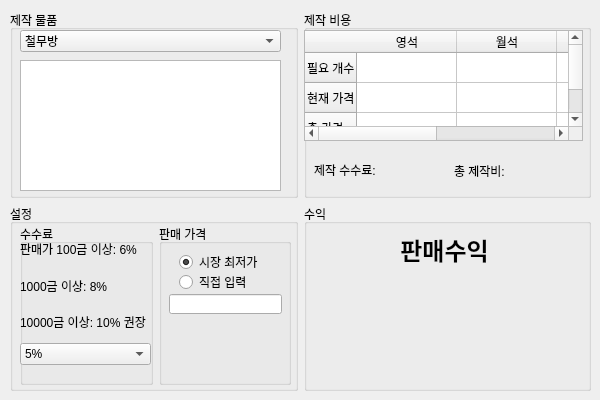
<?xml version="1.0" encoding="UTF-8"?>
<ui version="4.0">
 <class>Dialog</class>
 <widget class="QDialog" name="Dialog">
  <property name="geometry">
   <rect>
    <x>0</x>
    <y>0</y>
    <width>600</width>
    <height>400</height>
   </rect>
  </property>
  <property name="minimumSize">
   <size>
    <width>600</width>
    <height>400</height>
   </size>
  </property>
  <property name="maximumSize">
   <size>
    <width>600</width>
    <height>400</height>
   </size>
  </property>
  <property name="windowTitle">
   <string>Dialog</string>
  </property>
  <widget class="QWidget" name="gridLayoutWidget">
   <property name="geometry">
    <rect>
     <x>10</x>
     <y>10</y>
     <width>581</width>
     <height>381</height>
    </rect>
   </property>
   <layout class="QGridLayout" name="gridLayout">
    <item row="0" column="0">
     <widget class="QGroupBox" name="groupBox">
      <property name="title">
       <string>제작 물품</string>
      </property>
      <widget class="QListWidget" name="listWidget_products">
       <property name="geometry">
        <rect>
         <x>10</x>
         <y>50</y>
         <width>261</width>
         <height>131</height>
        </rect>
       </property>
       <property name="dragEnabled">
        <bool>false</bool>
       </property>
      </widget>
      <widget class="QComboBox" name="cb_production_team">
       <property name="geometry">
        <rect>
         <x>10</x>
         <y>20</y>
         <width>261</width>
         <height>22</height>
        </rect>
       </property>
       <item>
        <property name="text">
         <string>철무방</string>
        </property>
       </item>
       <item>
        <property name="text">
         <string>만금당</string>
        </property>
       </item>
       <item>
        <property name="text">
         <string>성군당</string>
        </property>
       </item>
       <item>
        <property name="text">
         <string>약왕원</string>
        </property>
       </item>
       <item>
        <property name="text">
         <string>일미문</string>
        </property>
       </item>
       <item>
        <property name="text">
         <string>태상문</string>
        </property>
       </item>
      </widget>
     </widget>
    </item>
    <item row="1" column="1">
     <widget class="QGroupBox" name="groupBox_4">
      <property name="title">
       <string>수익</string>
      </property>
      <widget class="QLabel" name="label_5">
       <property name="geometry">
        <rect>
         <x>50</x>
         <y>20</y>
         <width>181</width>
         <height>51</height>
        </rect>
       </property>
       <property name="font">
        <font>
         <family>맑은 고딕</family>
        </font>
       </property>
       <property name="text">
        <string>&lt;html&gt;&lt;head/&gt;&lt;body&gt;&lt;p align=&quot;center&quot;&gt;&lt;span style=&quot; font-size:18pt; font-weight:600;&quot;&gt;판매수익&lt;/span&gt;&lt;/p&gt;&lt;/body&gt;&lt;/html&gt;</string>
       </property>
      </widget>
      <widget class="QLabel" name="lbl_revenue">
       <property name="geometry">
        <rect>
         <x>20</x>
         <y>90</y>
         <width>251</width>
         <height>41</height>
        </rect>
       </property>
       <property name="font">
        <font>
         <family>맑은 고딕</family>
         <pointsize>14</pointsize>
         <weight>75</weight>
         <bold>true</bold>
        </font>
       </property>
       <property name="text">
        <string>&lt;html&gt;&lt;head/&gt;&lt;body&gt;&lt;p align=&quot;center&quot;&gt;&lt;br/&gt;&lt;/p&gt;&lt;/body&gt;&lt;/html&gt;</string>
       </property>
       <property name="alignment">
        <set>Qt::AlignCenter</set>
       </property>
      </widget>
     </widget>
    </item>
    <item row="1" column="0">
     <widget class="QGroupBox" name="groupBox_3">
      <property name="title">
       <string>설정</string>
      </property>
      <widget class="QWidget" name="horizontalLayoutWidget">
       <property name="geometry">
        <rect>
         <x>10</x>
         <y>20</y>
         <width>271</width>
         <height>161</height>
        </rect>
       </property>
       <layout class="QHBoxLayout" name="horizontalLayout">
        <item>
         <widget class="QGroupBox" name="groupBox_5">
          <property name="title">
           <string>수수료</string>
          </property>
          <widget class="QWidget" name="verticalLayoutWidget_2">
           <property name="geometry">
            <rect>
             <x>0</x>
             <y>10</y>
             <width>131</width>
             <height>151</height>
            </rect>
           </property>
           <layout class="QVBoxLayout" name="verticalLayout_2">
            <property name="bottomMargin">
             <number>20</number>
            </property>
            <item>
             <widget class="QLabel" name="label">
              <property name="text">
               <string>판매가 100금 이상: 6%</string>
              </property>
             </widget>
            </item>
            <item>
             <widget class="QLabel" name="label_3">
              <property name="text">
               <string>1000금 이상: 8%</string>
              </property>
             </widget>
            </item>
            <item>
             <widget class="QLabel" name="label_4">
              <property name="text">
               <string>10000금 이상: 10% 권장</string>
              </property>
             </widget>
            </item>
            <item>
             <widget class="QComboBox" name="cb_charge">
              <item>
               <property name="text">
                <string>5%</string>
               </property>
              </item>
              <item>
               <property name="text">
                <string>6%</string>
               </property>
              </item>
              <item>
               <property name="text">
                <string>7%</string>
               </property>
              </item>
              <item>
               <property name="text">
                <string>8%</string>
               </property>
              </item>
              <item>
               <property name="text">
                <string>9%</string>
               </property>
              </item>
              <item>
               <property name="text">
                <string>10%</string>
               </property>
              </item>
              <item>
               <property name="text">
                <string>11%</string>
               </property>
              </item>
             </widget>
            </item>
           </layout>
          </widget>
         </widget>
        </item>
        <item>
         <widget class="QGroupBox" name="groupBox_6">
          <property name="title">
           <string>판매 가격</string>
          </property>
          <widget class="QRadioButton" name="rb_lowest">
           <property name="geometry">
            <rect>
             <x>20</x>
             <y>30</y>
             <width>90</width>
             <height>16</height>
            </rect>
           </property>
           <property name="text">
            <string>시장 최저가</string>
           </property>
           <property name="checkable">
            <bool>true</bool>
           </property>
           <property name="checked">
            <bool>true</bool>
           </property>
          </widget>
          <widget class="QRadioButton" name="rb_direct">
           <property name="geometry">
            <rect>
             <x>20</x>
             <y>50</y>
             <width>90</width>
             <height>16</height>
            </rect>
           </property>
           <property name="text">
            <string>직접 입력</string>
           </property>
          </widget>
          <widget class="QLineEdit" name="le_price">
           <property name="geometry">
            <rect>
             <x>10</x>
             <y>70</y>
             <width>113</width>
             <height>20</height>
            </rect>
           </property>
           <property name="contextMenuPolicy">
            <enum>Qt::DefaultContextMenu</enum>
           </property>
          </widget>
          <widget class="QLabel" name="lbl_product_count">
           <property name="geometry">
            <rect>
             <x>10</x>
             <y>100</y>
             <width>111</width>
             <height>21</height>
            </rect>
           </property>
           <property name="font">
            <font>
             <family>맑은 고딕</family>
            </font>
           </property>
           <property name="text">
            <string/>
           </property>
           <property name="alignment">
            <set>Qt::AlignCenter</set>
           </property>
          </widget>
          <widget class="QLabel" name="lbl_all_price">
           <property name="geometry">
            <rect>
             <x>10</x>
             <y>130</y>
             <width>111</width>
             <height>21</height>
            </rect>
           </property>
           <property name="font">
            <font>
             <family>맑은 고딕</family>
            </font>
           </property>
           <property name="text">
            <string/>
           </property>
           <property name="alignment">
            <set>Qt::AlignCenter</set>
           </property>
          </widget>
         </widget>
        </item>
       </layout>
      </widget>
     </widget>
    </item>
    <item row="0" column="1">
     <widget class="QGroupBox" name="groupBox_2">
      <property name="title">
       <string>제작 비용</string>
      </property>
      <widget class="QTableWidget" name="tableWidget">
       <property name="geometry">
        <rect>
         <x>0</x>
         <y>20</y>
         <width>279</width>
         <height>111</height>
        </rect>
       </property>
       <property name="sizePolicy">
        <sizepolicy hsizetype="Minimum" vsizetype="Minimum">
         <horstretch>0</horstretch>
         <verstretch>0</verstretch>
        </sizepolicy>
       </property>
       <property name="sizeAdjustPolicy">
        <enum>QAbstractScrollArea::AdjustIgnored</enum>
       </property>
       <attribute name="horizontalHeaderVisible">
        <bool>true</bool>
       </attribute>
       <attribute name="horizontalHeaderCascadingSectionResizes">
        <bool>false</bool>
       </attribute>
       <attribute name="horizontalHeaderStretchLastSection">
        <bool>false</bool>
       </attribute>
       <attribute name="verticalHeaderVisible">
        <bool>true</bool>
       </attribute>
       <attribute name="verticalHeaderCascadingSectionResizes">
        <bool>false</bool>
       </attribute>
       <attribute name="verticalHeaderHighlightSections">
        <bool>true</bool>
       </attribute>
       <attribute name="verticalHeaderShowSortIndicator" stdset="0">
        <bool>false</bool>
       </attribute>
       <attribute name="verticalHeaderStretchLastSection">
        <bool>false</bool>
       </attribute>
       <row>
        <property name="text">
         <string>필요 개수</string>
        </property>
       </row>
       <row>
        <property name="text">
         <string>현재 가격</string>
        </property>
       </row>
       <row>
        <property name="text">
         <string>총 가격</string>
        </property>
       </row>
       <column>
        <property name="text">
         <string>영석</string>
        </property>
       </column>
       <column>
        <property name="text">
         <string>월석</string>
        </property>
       </column>
       <column>
        <property name="text">
         <string>영단</string>
        </property>
       </column>
       <column>
        <property name="text">
         <string>선단</string>
        </property>
       </column>
       <item row="0" column="0">
        <property name="text">
         <string/>
        </property>
       </item>
      </widget>
      <widget class="QLabel" name="lbl_production_cost">
       <property name="geometry">
        <rect>
         <x>10</x>
         <y>150</y>
         <width>131</width>
         <height>20</height>
        </rect>
       </property>
       <property name="text">
        <string>제작 수수료:</string>
       </property>
      </widget>
      <widget class="QLabel" name="lbl_cost">
       <property name="geometry">
        <rect>
         <x>150</x>
         <y>150</y>
         <width>121</width>
         <height>21</height>
        </rect>
       </property>
       <property name="text">
        <string>총 제작비:</string>
       </property>
      </widget>
     </widget>
    </item>
   </layout>
  </widget>
 </widget>
 <resources/>
 <connections/>
</ui>
